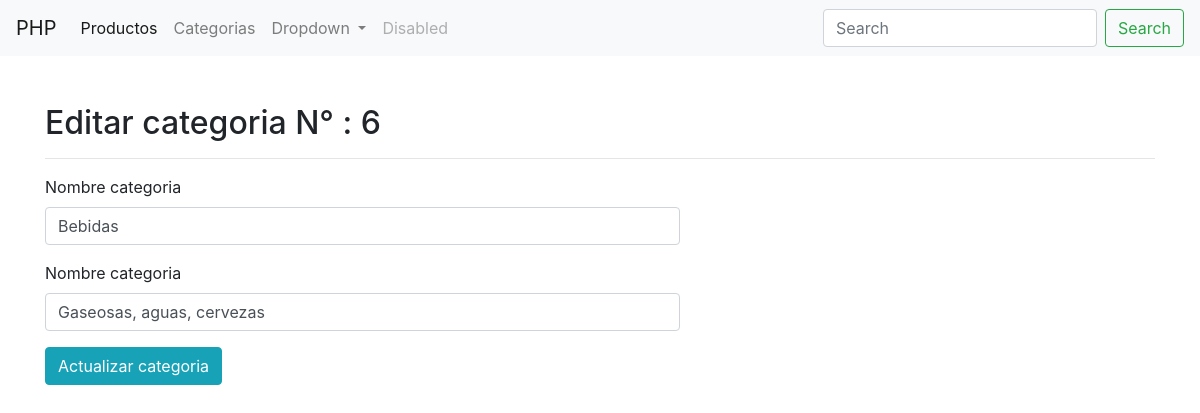
/Categoria/editcategoria.php?id=6, run on the app's committed database.
### tables this page shows
CREATE TABLE `categorias` (
  `id` int(11) NOT NULL AUTO_INCREMENT,
  `nombre` varchar(200) DEFAULT NULL,
  `descripcion` varchar(200) DEFAULT NULL,
  PRIMARY KEY (`id`)
);

### Categoria/editcategoria.php (the view, shortened to what this page needs)
<?php
include_once '../Conexion/conexion.php';
if ($_GET['id']) {
    $id = $_GET['id'];
    $consulta_buscar = 'SELECT * FROM categorias WHERE id=?';
    $sentencia_sql_buscar = $conexion->prepare($consulta_buscar);
    $sentencia_sql_buscar->execute(array($id));
    $categoria = $sentencia_sql_buscar->fetch();
}
?>
<?php include_once '../Layout/header.php'; ?>
<div class="container my-5">
    <h2>Editar categoria N° : <?=$categoria['id'] ?> </h2> <hr>
    <div class="row">
        <div class="col-md-7">
            <form method="POST" action="editcategoria.php">
                <div class="form-group">
                    <label for="nombre">Nombre categoria</label>
                    <input type="text" class="form-control" id="nombre" name="nombre" required value="<?=$categoria['nombre']?>">
                </div>
                <div class="form-group">
                    <label for="descripcion">Nombre categoria</label>
                    <input type="text" class="form-control" id="descripcion" name="descripcion" required value="<?=utf8_encode( $categoria['descripcion'] ) ?>" >
                </div>
                <button type="submit" class="btn btn-info">Actualizar categoria</button>
            </form>
        </div>
    </div>
</div>

### data on the page
categorias: id "6", nombre "Bebidas", descripcion "Gaseosas, aguas, cervezas"
